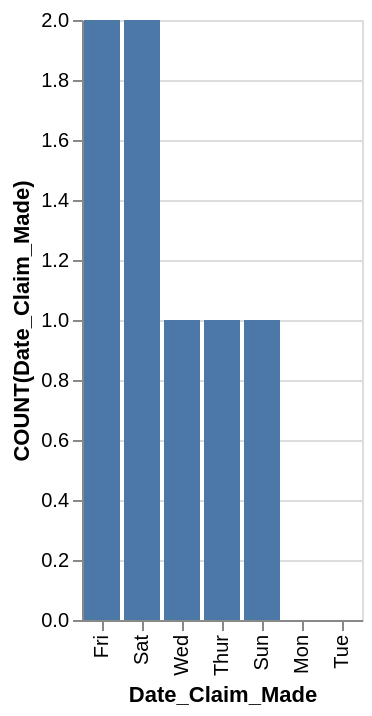

Express this chart as Vega-Lite.
### Vega-Lite specification from a JSON file in a GitHub repository (floating-point values rounded to 4 significant figures)
{"data": {"values": [{"x_data": "Mon", "y_data": 0}, {"x_data": "Tue", "y_data": 0}, {"x_data": "Wed", "y_data": 1}, {"x_data": "Thur", "y_data": 1}, {"x_data": "Fri", "y_data": 2}, {"x_data": "Sat", "y_data": 2}, {"x_data": "Sun", "y_data": 1}]}, "mark": "bar", "encoding": {"x": {"field": "x_data", "type": "nominal", "title": "Date_Claim_Made", "sort": {"op": "sum", "field": "y_data", "order": "descending"}}, "y": {"field": "y_data", "type": "quantitative", "title": "COUNT(Date_Claim_Made)"}}}
